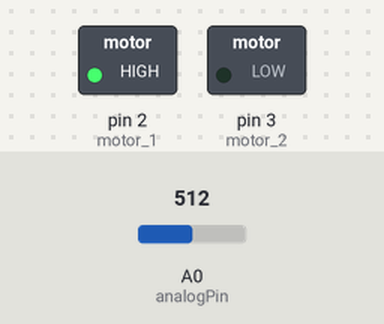
Recording of a sketch running on a simulated Arduino Uno, built with avr-gcc and run on an emulated ATmega328P. On the bench: switched loads named in the sketch (green lamp = pin HIGH). Dashed ring = blinking. The test bench sets the inputs (shaded band); at power-on: A0 (analogPin) = 512. What the sketch prints to the serial monitor is not drawn.

Above: at 0.2 s.
Timing chart, 0 to 3.0 s (numbered marks = the images above):
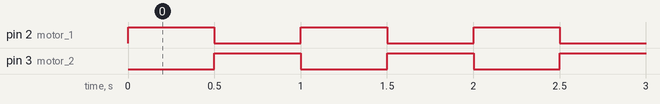

Measured:
- by itself, pin 2 (motor_1), pin 3 (motor_2): alternates HIGH for 0.50 s and LOW for 0.50 s

The sketch:

Motor_Driver.ino
```cpp
//Analogピンの値をシリアルモニタに出力するプログラム

int analogPin = 0;
int analogValue = 0;

int motor_1 = 2;
int motor_2 = 3;

void setup() {
  // put your setup code here, to run once:
  Serial.begin(9600);
  pinMode(2,OUTPUT);
  pinMode(3,OUTPUT);
}

void loop() {
  // put your main code here, to run repeatedly:

  //read A0 value
  analogValue = analogRead(analogPin);

  //print out analogValue(cmd + shift + M to open Serial Monitor)
  Serial.println(analogValue);

  //wait 50ms
  digitalWrite(motor_1,HIGH);
  digitalWrite(motor_2,LOW);
  delay(500);

  digitalWrite(motor_2,HIGH);
  digitalWrite(motor_1,LOW);
  delay(500);
}
```
